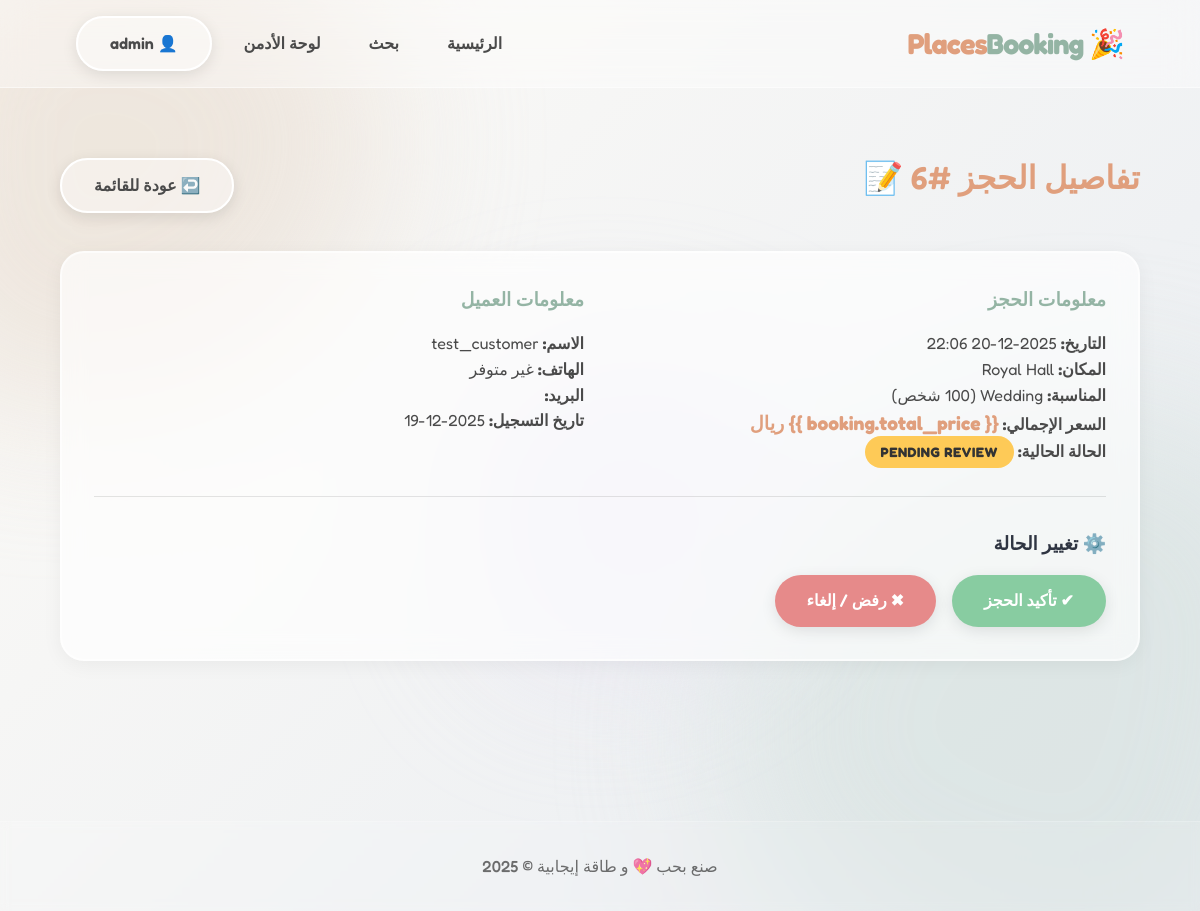
/users/admin/bookings/6/ (signed in), run on an earlier commit of the app's database.
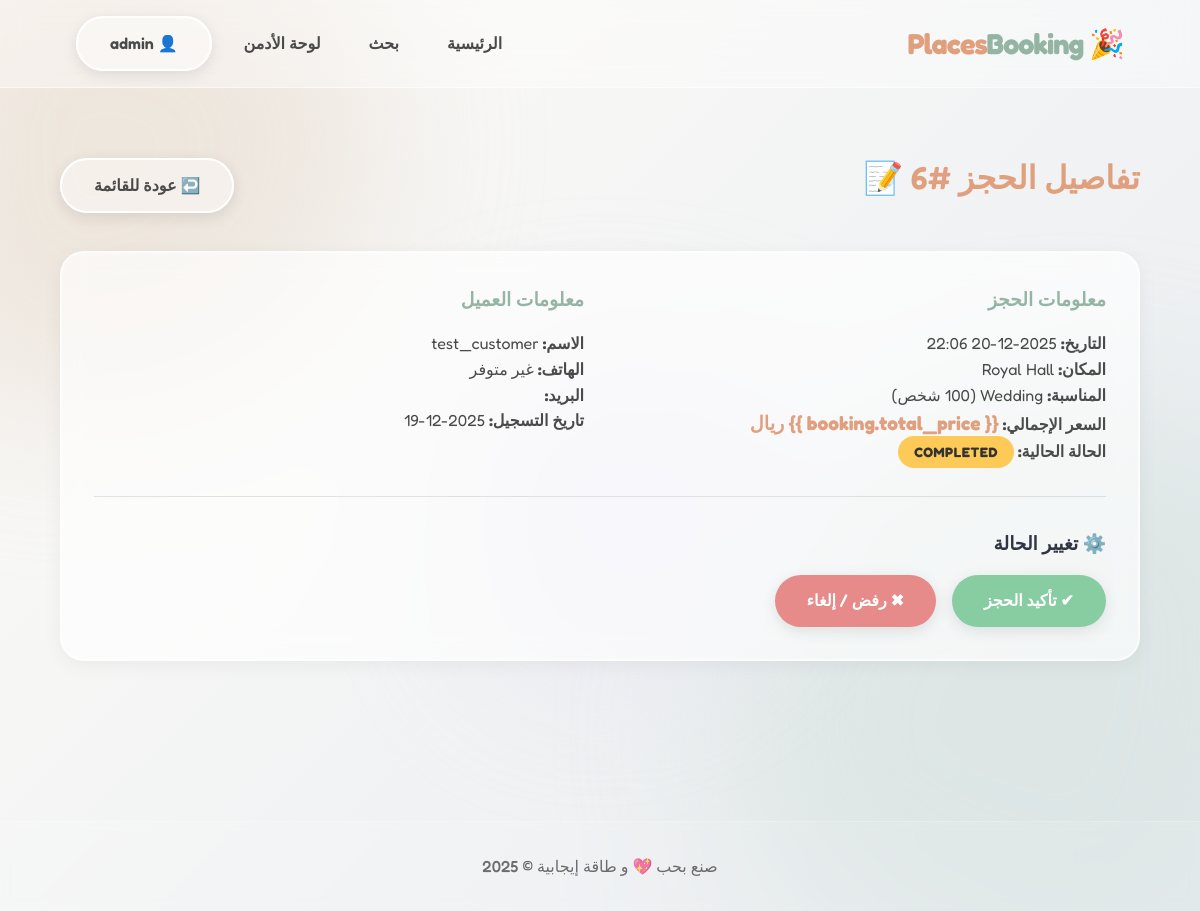
And on a later commit of the database.
### bookings/models.py (models this page shows, shortened)
class Booking(models.Model):
    class Status(models.TextChoices):
        Draft = "Draft", _("Draft")
        PENDING = "PENDING", _("Pending Review")
        APPROVED = "APPROVED", _("Approved by Admin")
        CONFIRMED = "CONFIRMED", _("Confirmed (Manager Assigned)")
        IN_PROGRESS = "IN_PROGRESS", _("In Progress")
        COMPLETED = "COMPLETED", _("Completed")
        CANCELLED = "CANCELLED", _("Cancelled")
        REJECTED = "REJECTED", _("Rejected")
        MAINTENANCE = "MAINTENANCE", _("Maintenance")
    customer = models.ForeignKey(settings.AUTH_USER_MODEL, on_delete=models.CASCADE, related_name="bookings")
    venue = models.ForeignKey(Venue, on_delete=models.CASCADE, related_name="bookings")
    start_time = models.DateTimeField()
    end_time = models.DateTimeField()
    event_type = models.CharField(max_length=100) # Wedding, Birthday, etc.
    attendees_count = models.PositiveIntegerField()
    total_price = models.DecimalField(max_digits=12, decimal_places=2, default=0)
    deposit_amount = models.DecimalField(max_digits=12, decimal_places=2, default=0)
    status = models.CharField(max_length=50, choices=Status.choices, default=Status.Draft)
    notes = models.TextField(blank=True)
    created_at = models.DateTimeField(auto_now_add=True)
    updated_at = models.DateTimeField(auto_now=True)

### venues/models.py (models this page shows, shortened)
class Venue(models.Model):
    class VenueType(models.TextChoices):
        HALL = "HALL", _("Hall")
        CAFE = "CAFE", _("Cafe")
        RESTAURANT = "RESTAURANT", _("Restaurant")
        GARDEN = "GARDEN", _("Garden")
        ROOFTOP = "ROOFTOP", _("Rooftop")
        VILLA = "VILLA", _("Villa")
        OTHER = "OTHER", _("Other")
    class PricingMethod(models.TextChoices):
        PER_HOUR = "PER_HOUR", _("Per Hour")
        PER_DAY = "PER_DAY", _("Per Day")
        PER_PERIOD = "PER_PERIOD", _("Per Period")
        PER_TABLE = "PER_TABLE", _("Per Table")
    class Status(models.TextChoices):
        ACTIVE = "ACTIVE", _("Active")
        INACTIVE = "INACTIVE", _("Inactive")
        MAINTENANCE = "MAINTENANCE", _("Maintenance")
    manager = models.ForeignKey(settings.AUTH_USER_MODEL, on_delete=models.CASCADE, related_name="managed_venues")
    name = models.CharField(max_length=255)
    venue_type = models.CharField(max_length=50, choices=VenueType.choices)
    description = models.TextField()
    address = models.CharField(max_length=255)
    map_link = models.URLField(blank=True, null=True)
    capacity = models.PositiveIntegerField()
    pricing_method = models.CharField(max_length=50, choices=PricingMethod.choices)
    base_price = models.DecimalField(max_digits=10, decimal_places=2)
    status = models.CharField(max_length=50, choices=Status.choices, default=Status.ACTIVE)
    cancellation_policy = models.TextField(blank=True, help_text="Details about cancellation")
    created_at = models.DateTimeField(auto_now_add=True)
    updated_at = models.DateTimeField(auto_now=True)

### users/models.py (models this page shows, shortened)
class User(AbstractUser):
    class Role(models.TextChoices):
        ADMIN = "ADMIN", "Admin"
        MANAGER = "MANAGER", "Venue Manager"
        CUSTOMER = "CUSTOMER", "Customer"
    role = models.CharField(max_length=50, choices=Role.choices, default=Role.CUSTOMER)
    phone_number = models.CharField(max_length=20, blank=True, null=True)
    def is_manager(self):
         return self.role == self.Role.MANAGER

### users/views.py (the view)
# urls.py: path('admin/bookings/<int:booking_id>/', views.admin_booking_detail, name='admin_booking_detail'),
@login_required
@user_passes_test(is_admin)
def admin_booking_detail(request, booking_id):
    booking = get_object_or_404(Booking, id=booking_id)
    return render(request, 'users/admin_booking_detail.html', {'booking': booking})

### users/views.py (called while the page is built)
def is_admin(user):
    return user.role == User.Role.ADMIN or user.is_superuser

### templates/users/admin_booking_detail.html (shortened to what this page needs)
{% extends 'base.html' %}
{% block content %}
<div class="container" style="padding: 4rem 0;">
    <div style="display: flex; justify-content: space-between; align-items: center; margin-bottom: 2rem;">
        <h1 style="color: var(--color-primary);">تفاصيل الحجز #{{ booking.id }} 📝</h1>
        <a href="{% url 'admin_bookings_list' %}" class="btn btn-glass">↩️ عودة للقائمة</a>
    </div>
    <div class="glass-card" style="margin-bottom: 2rem;">
        <div style="display: grid; grid-template-columns: 1fr 1fr; gap: 2rem;">
            <div>
                <h3 style="color: var(--color-secondary); margin-bottom: 1rem;">معلومات الحجز</h3>
                <p><strong>التاريخ:</strong> {{ booking.start_time|date:"Y-m-d H:i" }}</p>
                <p><strong>المكان:</strong> {{ booking.venue.name }}</p>
                <p><strong>المناسبة:</strong> {{ booking.event_type }} ({{ booking.attendees_count }} شخص)</p>
                <p><strong>السعر الإجمالي:</strong> <span
                        style="font-size: 1.2rem; font-weight: bold; color: var(--color-primary);">{{
                        booking.total_price }} ريال</span></p>
                <p><strong>الحالة الحالية:</strong>
                    <span class="badge
                            {% if booking.status == 'CONFIRMED' or booking.status == 'APPROVED' %}badge-success
                            {% elif booking.status == 'CANCELLED' or booking.status == 'REJECTED' %}badge-danger
                            {% else %}badge-warning{% endif %}">
                        {{ booking.get_status_display }}
                    </span>
                </p>
            </div>
            <div>
                <h3 style="color: var(--color-secondary); margin-bottom: 1rem;">معلومات العميل</h3>
                <p><strong>الاسم:</strong> {{ booking.customer.username }}</p>
                <p><strong>الهاتف:</strong> {{ booking.customer.phone_number|default:"غير متوفر" }}</p>
                <p><strong>البريد:</strong> {{ booking.customer.email }}</p>
                <p><strong>تاريخ التسجيل:</strong> {{ booking.customer.date_joined|date:"Y-m-d" }}</p>
            </div>
        </div>
        <hr style="border: 0; border-top: 1px solid rgba(0,0,0,0.1); margin: 2rem 0;">
        <h3 style="margin-bottom: 1rem;">⚙️ تغيير الحالة</h3>
        <div style="display: flex; gap: 1rem; flex-wrap: wrap;">
            {% if booking.status != 'CONFIRMED' %}
            <a href="{% url 'admin_update_booking_status' booking.id 'CONFIRMED' %}" class="btn btn-primary"
                style="background: var(--color-success);">✔ تأكيد الحجز</a>
            {% endif %}
            {% if booking.status != 'REJECTED' and booking.status != 'CANCELLED' %}
            <a href="{% url 'admin_update_booking_status' booking.id 'REJECTED' %}" class="btn btn-primary"
                style="background: var(--color-danger);">✖ رفض / إلغاء</a>
            {% endif %}
        </div>
    </div>
</div>
{% endblock %}

What changed in the data, as far as the page shows it:
changed Booking "Wedding": status "PENDING REVIEW" → "COMPLETED"
